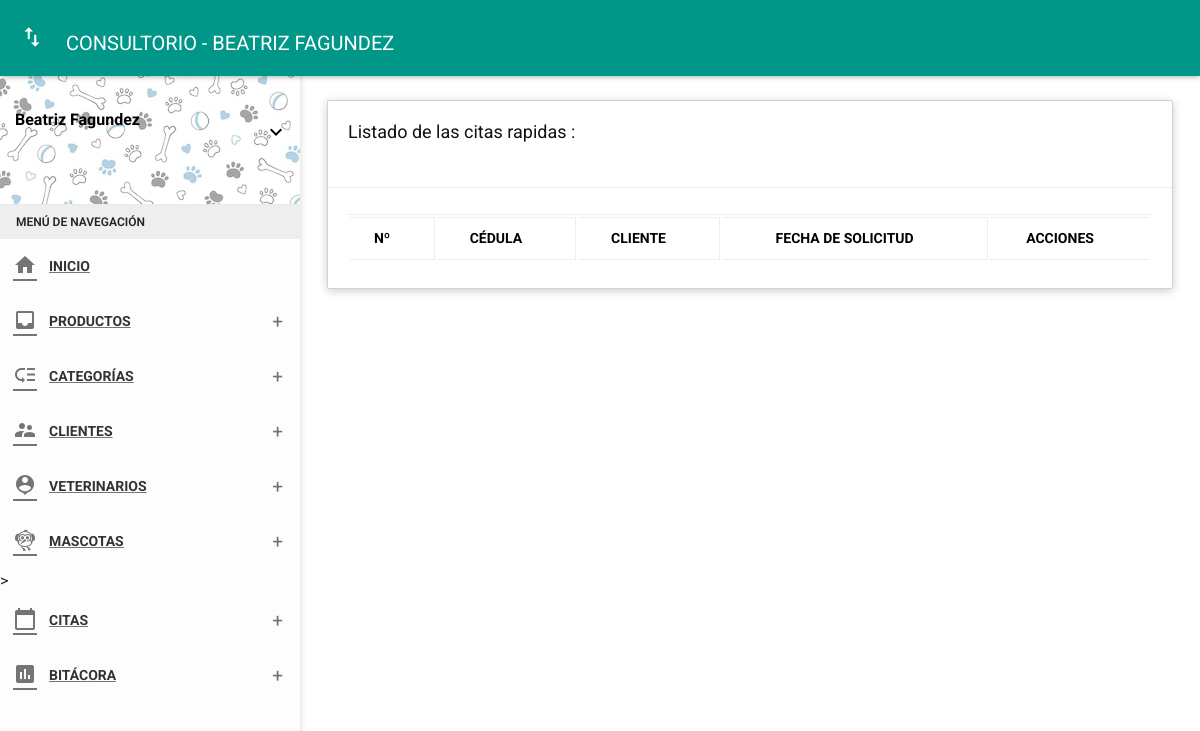
The app's page /View/citas/solicitud.php (signed in), older data.
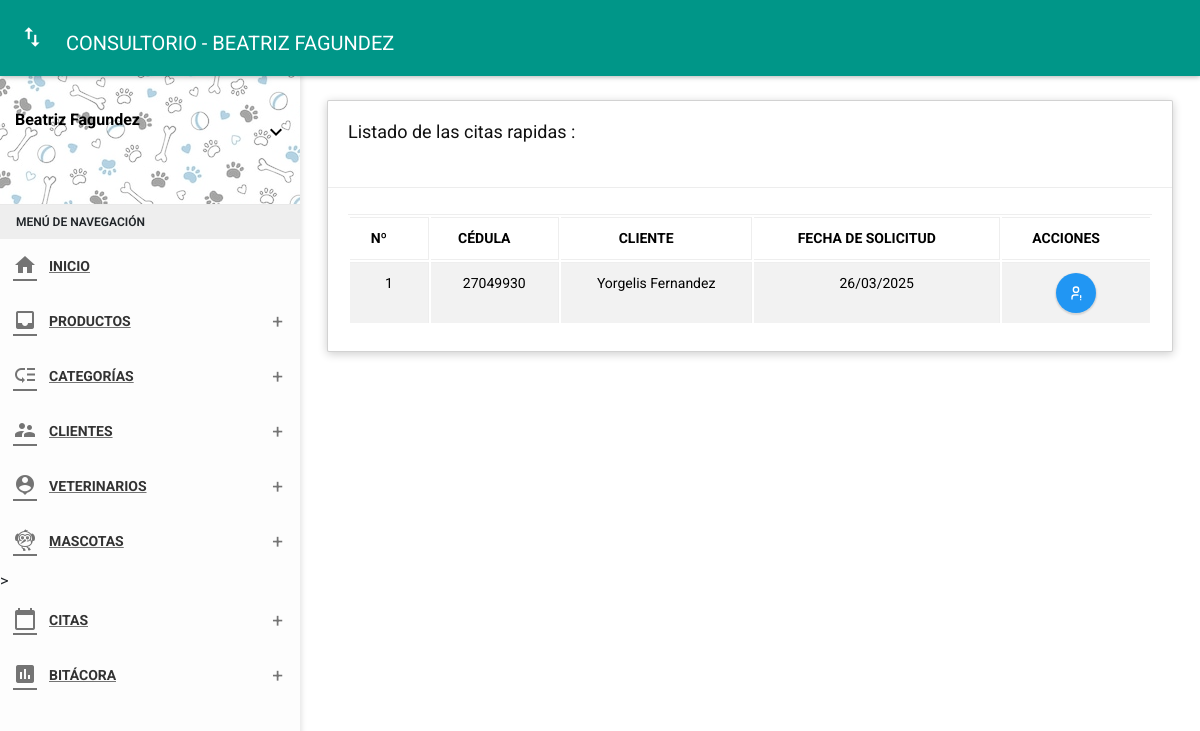
The same page, newer data.
### tables this page shows
CREATE TABLE `quotes` (
  `quotesID` int(11) NOT NULL,
  `ownerID` int(11) NOT NULL,
  `vetID` int(11) DEFAULT NULL,
  `number_quote` varchar(10) NOT NULL,
  `diagnosis` varchar(200) NOT NULL,
  `attended` varchar(100) NOT NULL,
  `cost` float NOT NULL,
  `start` date NOT NULL,
  `end` date NOT NULL,
  `dateCreation` timestamp NOT NULL DEFAULT current_timestamp(),
  `status` char(1) NOT NULL
);

CREATE TABLE `owner` (
  `id_due` int(11) NOT NULL,
  `dni_due` char(8) NOT NULL,
  `nom_due` varchar(35) NOT NULL,
  `ape_due` varchar(35) NOT NULL,
  `movil` char(11) NOT NULL,
  `fijo` char(11) NOT NULL,
  `correo` varchar(30) NOT NULL,
  `direc` varchar(150) NOT NULL,
  `estado` char(1) NOT NULL,
  `contra` varchar(255) NOT NULL,
  `cargo` int(11) NOT NULL,
  `fere` timestamp NOT NULL DEFAULT current_timestamp()
);

### View/citas/solicitud.php (the view, shortened to what the changed rows need)
<?php
require_once './../../assets/db/connectionMysql.php';
?>
<!DOCTYPE html>
<html lang="es-ES">
<head>
  <link href="./../../assets/plugins/bootstrap/css/bootstrap.css" rel="stylesheet">
  <link href="./../../assets/plugins/node-waves/waves.css" rel="stylesheet" />
  <link href="./../../assets/plugins/animate-css/animate.css" rel="stylesheet" />
  <link href="./../../assets/plugins/jquery-datatable/skin/bootstrap/css/dataTables.bootstrap.css" rel="stylesheet">
  <link href="./../../css/style.css" rel="stylesheet">
  <link href="./../../assets/css/fullcalendar.css" rel="stylesheet" />
  <link href="./../../assets/css/themes/all-themes.css" rel="stylesheet" />
</head>
<body class="theme-red">
  <section class="content">
    <div class="container-fluid">
      <div class="row clearfix">
        <div class="col-lg-12 col-md-12 col-sm-12 col-xs-12">
          <div class="card">
            <div class="header">
              <h2>Listado de las citas rapidas :</h2>
              <br>
            </div>
            <div class="body">
              <div class="table-responsive">
                <table class="table table-bordered table-striped table-hover dataTable js-exportable">
                  <thead>
                    <tr>
                      <th class="text-center">Nº</th>
                      <th class="text-center">CÉDULA</th>
                      <th class="text-center">CLIENTE</th>
                      <th class="text-center">FECHA DE SOLICITUD</th>
                      <th class="text-center">ACCIONES</th>
                    </tr>
                  </thead>
                  <tbody>
                    <?php
                    $sql = "SELECT quotesID,dni_due,nom_due,ape_due,dateCreation FROM quotes AS q JOIN owner AS o WHERE q.ownerID = o.id_due AND q.vetID IS NULL ORDER BY q.dateCreation DESC";
                    $results = mysqli_query($conn, $sql);
                    foreach ($results as $key => $row) { ?>
                      <tr>
                        <td class="text-center"><?= $key + 1 ?></td>
                        <td class="text-center"><?= $row['dni_due'] ?></td>
                        <td class="text-center"><?= $row['nom_due'] ?>&nbsp;<?= $row['ape_due'] ?></td>
                        <td class="text-center"><?= date('d/m/Y', strtotime($row['dateCreation'])) ?></td>
                        <td style="display: flex;justify-content: center;">
                          <button onclick="attend('<?= $row['quotesID'] ?>')"
                            class="btn bg-blue btn-circle waves-effect waves-circle waves-float btn-pdf"
                            style="display: grid;place-items: center;">
                            <img src="./../../assets/icons/TablerUserExclamation.svg" style="width: 100%;height: 100%" />
                          </button>
                        </td>
                      </tr>
                      <?php
                    }
                    ?>
                  </tbody>
                </table>
              </div>
            </div>
          </div>
        </div>
      </div>
    </div>
  </section>
</body>
</html>

Row changes from the older to the newer data that the page shows:
added quotes: ownerID.dni_due "27049930", ownerID.nom_due "Yorgelis", ownerID.ape_due "Fernandez", dateCreation "26/03/2025"
